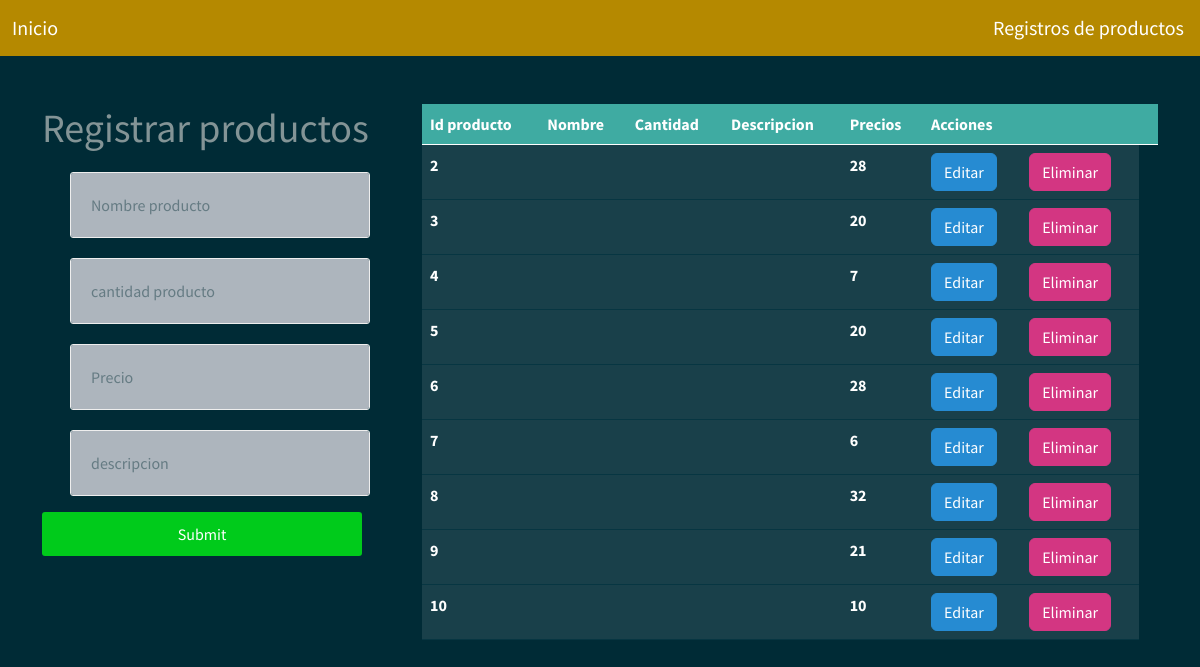
The page /r_productos.php on the database its author committed.
### tables this page shows
CREATE TABLE `productos` (
  `id_producto` int(11) NOT NULL,
  `n_producto` varchar(15) NOT NULL,
  `existencia` int(11) NOT NULL,
  `precio` decimal(10,0) NOT NULL
);

### r_productos.php (the view, shortened to what this page needs)
<?php
    $con=conectar();
    $sql="SELECT * FROM productos";
    $query=mysqli_query($con,$sql);
?>
<!DOCTYPE html>
<html lang="es">
    <head>
        <link href="css/style.css" rel="stylesheet">
        <link href="https://cdn.jsdelivr.net/npm/bootstrap@5.0.0-beta1/dist/css/bootstrap.min.css" rel="stylesheet">
        <link rel="stylesheet" href="https://bootswatch.com/5/solar/bootstrap.min.css">
    </head>
    <body>
    <nav class="navbar navbar-expand-lg navbar-dark bg-primary">
  <div class="container-fluid">
    <a class="navbar-brand" href="home.php">Inicio</a>
    </div>
  <a class="navbar-brand" href="">Registros de productos</a>
</nav>
            <div class="container mt-5">
                    <div class="row">
                        <div class="col-md-4">
                            <h1>Registrar productos</h1>
                                <form action="insertar.php" method="POST">
                                    <input type="text" class="form-control mb-3" name="nombre" placeholder="Nombre producto">
                                    <input type="text" class="form-control mb-3" name="cantidad" placeholder="cantidad producto">
                                    <input type="text" class="form-control mb-3" name="precio" placeholder="Precio">
                                    <input type="text" class="form-control mb-3" name="descripcion" placeholder="descripcion">
                                    <input type="submit" class="btn btn-primary">
                                  </form>
                        </div>
                        <div class="col-md-8">
                        <table class="table" >
                                <thead class="table-success table-striped" >
                                    <tr>
									    <th>Id producto</th>
                                        <th>Nombre</th>
                                        <th>Cantidad</th>
                                        <th>Descripcion</th>
                                        <th>Precios</th>
                                        <th>Acciones</th>
                                        <th></th>
                                        <th></th>
                                    </tr>
                                </thead>
                                <tbody>
                                        <?php
                                            while($row=mysqli_fetch_array($query)){
                                        ?>
                                            <tr>
                                                <th><?php  echo $row['id_producto']?></th>
												<th><?php  echo $row['nombre']?></th>
                                                <th><?php  echo $row['cantidad']?></th>
                                                <th><?php  echo $row['descripcion']?></th>
                                                <th><?php  echo $row['precio']?></th>
                                                <th><a href="actualizar.php?id=<?php echo $row['id_producto'] ?>" class="btn btn-info">Editar</a></th>
                                                <th><a href="eliminar.php?id=<?php echo $row['id_producto'] ?>" class="btn btn-danger" onclick= "return confirm('¿SEGURO DE QUIERES BORARR?')">Eliminar</a></th>
                                            </tr>
                                        <?php
                                            }
                                        ?>
                                </tbody>
                            </table>
            </div>
    </body>
</html>

### css/style.css (style rules this page uses)
body { margin: 0; padding: 0; font-family: 'Roboto', sans-serif; text-align: center; color: #eb00d8; background-color: aqua; }
input[type="text"], input[type="password"] { outline: none; padding: 20px; display: block; width: 300px; border-radius: 3px; border: 1px solid #eee; margin: 20px auto; }
input[type="submit"] { padding: 10px; color: #fff; background: #00cb1b; width: 320px; margin: 20px auto; margin-top: 0; border: 0; border-radius: 3px; cursor: pointer; }

### rows shown on the page
productos: id_producto "2", precio "28"
productos: id_producto "3", precio "20"
productos: id_producto "4", precio "7"
productos: id_producto "5", precio "20"
productos: id_producto "6", precio "28"
productos: id_producto "7", precio "6"
productos: id_producto "8", precio "32"
productos: id_producto "9", precio "21"
productos: id_producto "10", precio "10"
